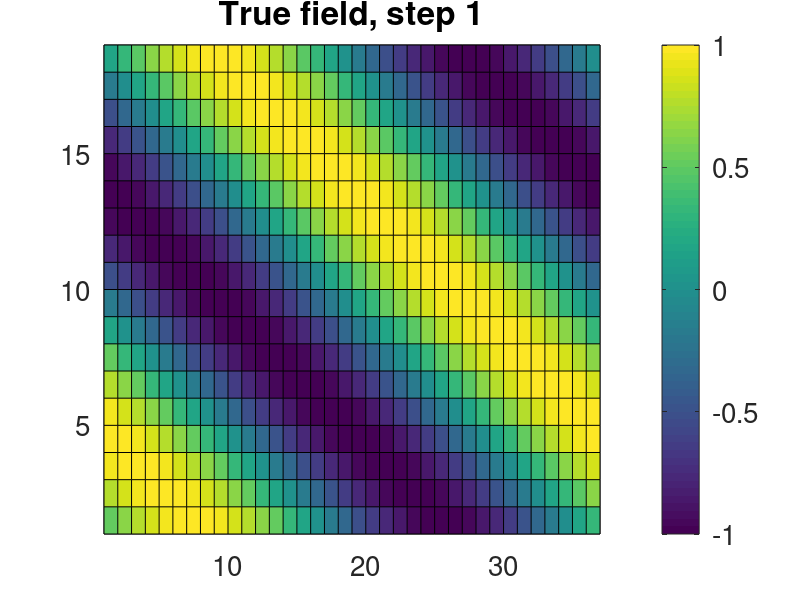
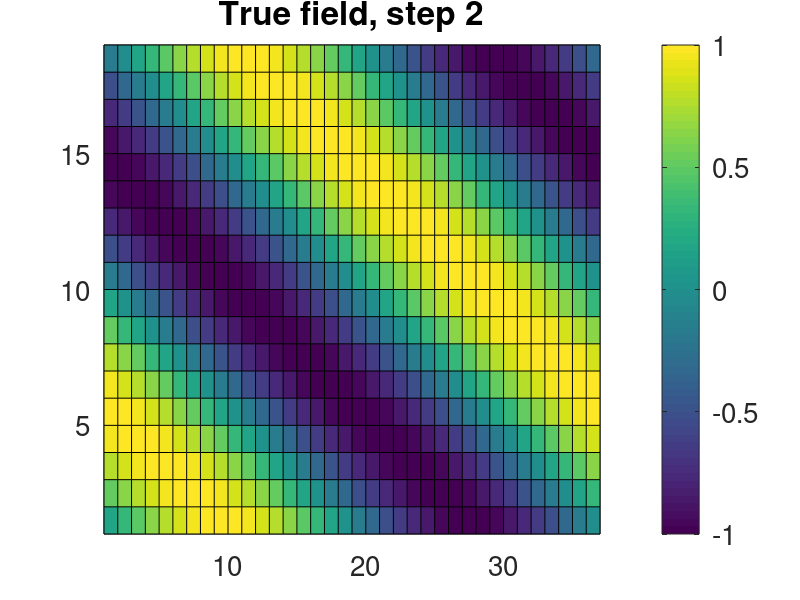
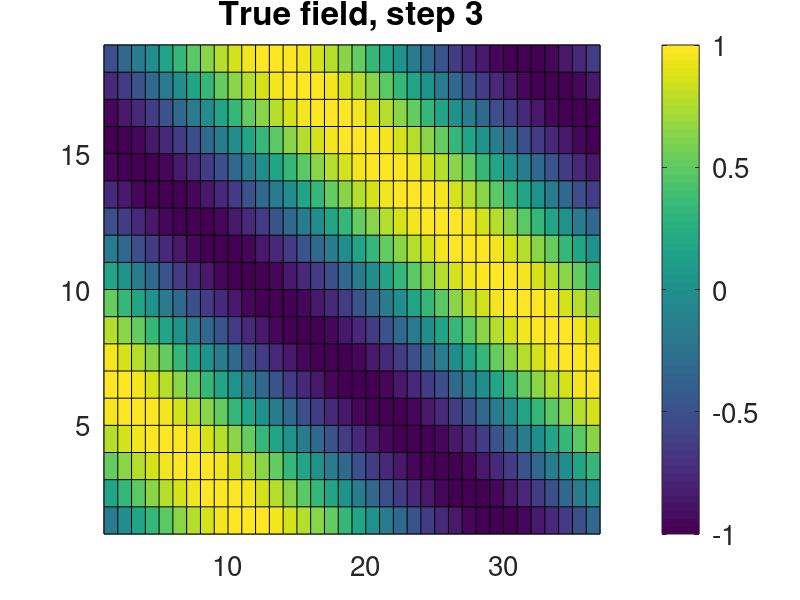
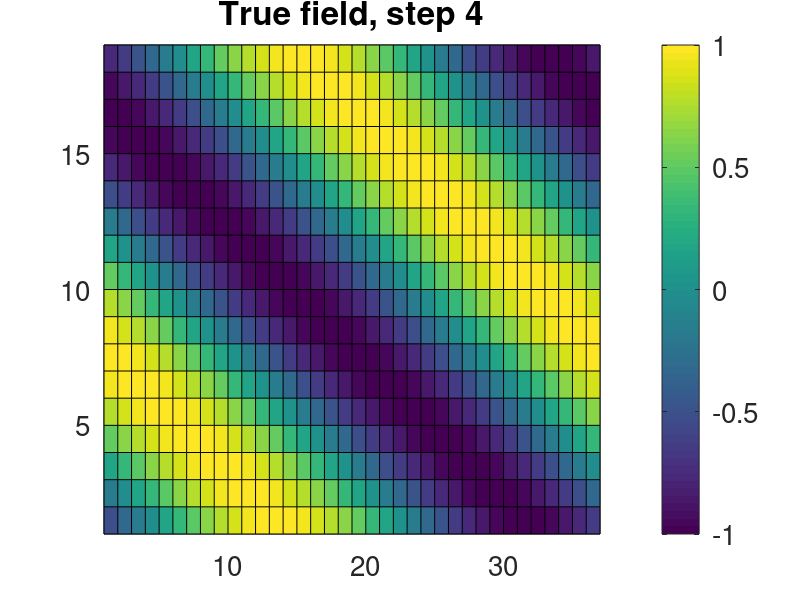

MATLAB code to generate these figures, in order:
% Script to generate files for the PDAF online tutorial

dim_x = 36;         % Grid dimension in x-direction
dim_y = 18;         % Grid dimension in y-direction
dim_ens = 9;        % Maximum ensemble size
dim_step = 18;      % Number of time steps
stddev_obs = 0.5;   % Observation error standard deviation
dxobs = 5;          % x-Grid spacing for observations type A
dyobs = 4;          % y-Grid spacing for observations type A
dxobsB = 11;        % x-Grid spacing for observations type B
dyobsB = 8;         % y-Grid spacing for observations type B
obsB_offsetx = -4;  % x-offset in position of observations type B
obsB_offsety = -2;  % y-offset in position of observations type B

dowrite = 1;        % 1 to write files

% Locations of observations not placed at grid points (x, y)
obs_interp = [3.0 2.1; ...
     3.4 6.8; ...
     6.1 6.8; ...
     8.9 7.6; ...
     8.9 14.9; ...
     20.0 6.4; ...
     20.4 16.1; ...
     14.1 10.2; ...
     31.0 5.2; ...
     31.2 11.9; ...
     28.9 14.9];

 
% Reset random number generation
rng('default')

% True field
for j=1:dim_x
    for i=1:dim_y
        field(i,j,1) = sin(2*pi*(i/18+j/36));
    end
end

for step=2:dim_step+1
    for j=1:dim_x
        for i=1:dim_y-1
            field(i+1,j,step) = field(i,j,step-1);
        end
    end
    field(1,:,step) = field(dim_y,:,step-1);
end

for step=1:dim_step+1
    field_plot=zeros(dim_y+1, dim_x+1);
    field_plot(1:dim_y,1:dim_x) = field(:,:,step);
    figure
    pcolor(field_plot)
    set(gca,'fontsize',20)
    cb=colorbar;
    set(cb,'fontsize',20)
    title(['True field, step ' num2str(step)],'fontsize',24)
end


% Ensemble states
for k=1:dim_ens
    for j=1:dim_x
        for i=1:dim_y
            ens(i,j,k) = sin(2*pi*(i/18+j/36)+2*0.5*pi*(k+5)/dim_ens);
        end
    end
    figure
    field_plot=zeros(dim_y+1, dim_x+1);
    field_plot(1:dim_y,1:dim_x) = ens(:,:,k);
    pcolor(field_plot)
    set(gca,'fontsize',20)
    cb=colorbar;
    set(cb,'fontsize',20)
    title(['Ensemble member ' num2str(k)],'fontsize',24)
end

figure
field_plot=zeros(dim_y+1, dim_x+1);
ensmean = mean(ens,3);
field_plot(1:dim_y,1:dim_x) = ensmean;
pcolor(field_plot)
set(gca,'fontsize',20)
cb=colorbar;
set(cb,'fontsize',20)
title('Initial estimate (ensemble mean)','fontsize',24)


% Ensemble states - inverted
for k=1:dim_ens
    for j=1:dim_x
        for i=1:dim_y
            ensB(i,j,k) = sin(2*pi*(i/18-j/36)+2*0.5*pi*(k+5)/dim_ens);
        end
    end
    figure
    field_plot=zeros(dim_y+1, dim_x+1);
    field_plot(1:dim_y,1:dim_x) = ensB(:,:,k);
    pcolor(field_plot)
    set(gca,'fontsize',20)
    cb=colorbar;
    set(cb,'fontsize',20)
    title(['B-Ensemble member ' num2str(k)],'fontsize',24)
end

figure
field_plot=zeros(dim_y+1, dim_x+1);
ensmeanB = mean(ensB,3);
field_plot(1:dim_y,1:dim_x) = ensmeanB;
pcolor(field_plot)
set(gca,'fontsize',20)
cb=colorbar;
set(cb,'fontsize',20)
title('B: Initial estimate (ensemble mean)','fontsize',24)

% Observations
obs_error = stddev_obs * randn(dim_y, dim_x, dim_step+1);
full_obs = field + obs_error;

for step=1:dim_step+1
    field_plot=zeros(dim_y+1, dim_x+1);
    field_plot(1:dim_y,1:dim_x) = full_obs(:,:,step);
    figure
    pcolor(field_plot)
    set(gca,'fontsize',20)
    cb=colorbar;
    set(cb,'fontsize',20)
    title(['Perturbed true state, step ' num2str(step-1)],'fontsize',24)
end

obs = zeros(dim_y, dim_x, dim_step+1)-999;
for step=1:dim_step+1
    for j=dxobs:dxobs:dim_x
        for i=dyobs:dyobs:dim_y
            obs(i,j,step) = full_obs(i,j,step);
        end
    end
end

obsAB = obs;  % Combine obs and obsB for testing
obsB = zeros(dim_y, dim_x, dim_step+1)-999;
for step=1:dim_step+1
    for j=dxobsB+obsB_offsetx:dxobsB:dim_x
        for i=dyobsB+obsB_offsety:dyobsB:dim_y
            obsB(i,j,step) = full_obs(i,j,step);
            obsAB(i,j,step) = full_obs(i,j,step);
        end
    end
end

for step=1:dim_step+1
    field_plot=zeros(dim_y+1, dim_x+1);
    field_plot(1:dim_y,1:dim_x) = obs(:,:,step);
    figure
    pcolor(field_plot)
    set(gca,'fontsize',20)
    cb=colorbar;
    set(cb,'fontsize',20)
    title(['Type A: 28 Observations, step ' num2str(step-1)],'fontsize',24)
    set(gca,'clim',[-3 3])
end

for step=1:dim_step+1
    field_plot=zeros(dim_y+1, dim_x+1);
    field_plot(1:dim_y,1:dim_x) = obsB(:,:,step);
    figure
    pcolor(field_plot)
    set(gca,'fontsize',20)
    cb=colorbar;
    set(cb,'fontsize',20)
    title(['Type B: 6 Observations, step ' num2str(step-1)],'fontsize',24)
    set(gca,'clim',[-3 3])
end

% Interpolated observations
iobs_error = stddev_obs * randn(length(obs_interp), dim_step+1);
for step=1:dim_step+1
    for i=1:length(obs_interp)
        % Get closted grid points
        gx(1) = floor(obs_interp(i,1));
        gx(2) = ceil(obs_interp(i,1));
        if gx(2)==gx(1)
            gx(2) = gx(2)+1;
        end
        gy(1) = floor(obs_interp(i,2));
        gy(2) = ceil(obs_interp(i,2));
        if gy(2)==gy(1)
            gy(2) = gy(2)+1;
        end

        % Compute interpolation coefficients
        denum = (gx(2)-gx(1))*(gy(2)-gy(1));
        icoeff(1) = (gx(2)-obs_interp(i,1))*(gy(2)-obs_interp(i,2))/denum;
        icoeff(2) = (obs_interp(i,1)-gx(1))*(gy(2)-obs_interp(i,2))/denum;
        icoeff(3) = (gx(2)-obs_interp(i,1))*(obs_interp(i,2)-gy(1))/denum;
        icoeff(4) = (obs_interp(i,1)-gx(1))*(obs_interp(i,2)-gy(1))/denum;

        % Interpolate
        iobs(i,1,step) = icoeff(1)*field(gy(1),gx(1),step)+icoeff(2)*field(gy(1),gx(2),step)+ ...
            icoeff(3)*field(gy(2),gx(1),step)+icoeff(4)*field(gy(2),gx(2),step);

        % Add error
        iobs(i,1,step) = iobs(i,1,step) + iobs_error(i,step);

        % Augment with coordinates
        iobs(i,2:3,step) = obs_interp(i,1:2);
    end 
    
    field_plot=zeros(dim_y+1, dim_x+1) - 999;
    for i=1:length(obs_interp)
        field_plot(floor(obs_interp(i,2)),floor(obs_interp(i,1))) = iobs(i,1,step);
    end
    figure
    pcolor(field_plot)
    set(gca,'fontsize',20)
    cb=colorbar;
    set(cb,'fontsize',20)
    title([num2str(length(obs_interp)) ' Obs. with bi-linear interpolation, step ' num2str(step-1)],'fontsize',24)
    set(gca,'clim',[-3 3])
end
    

%%%%%%%%%%%%%%%%%%% Write files

if dowrite == 1
    
    % True field
    fid = fopen(['true_initial.txt'],'w');
    for i=1:dim_y
        fprintf(fid,'%14.8f',field(i,:,1));
        fprintf(fid,'\n');
    end
    fclose(fid);
    for step=2:dim_step+1
        fid = fopen(['true_step' num2str(step-1) '.txt'],'w');
        for i=1:dim_y
            fprintf(fid,'%14.8f',field(i,:,step));
            fprintf(fid,'\n');
        end
        fclose(fid);
    end

    % Observations - Type A
    for step=2:dim_step+1
        fid = fopen(['obs_step' num2str(step-1) '.txt'],'w');
        for i=1:dim_y
            fprintf(fid,'%14.6f',obs(i,:,step));
            fprintf(fid,'\n');
        end
        fclose(fid);
    end

    % Observations - Type B
    for step=2:dim_step+1
        fid = fopen(['obsB_step' num2str(step-1) '.txt'],'w');
        for i=1:dim_y
            fprintf(fid,'%14.6f',obsB(i,:,step));
            fprintf(fid,'\n');
        end
        fclose(fid);
    end


    % Observations - Type AB
    for step=2:dim_step+1
        fid = fopen(['obsAB_step' num2str(step-1) '.txt'],'w');
        for i=1:dim_y
            fprintf(fid,'%14.6f',obsAB(i,:,step));
            fprintf(fid,'\n');
        end
        fclose(fid);
    end

    % Interpolated observations
    for step=2:dim_step+1
        fid = fopen(['iobs_step' num2str(step-1) '.txt'],'w');
        fprintf(fid,'%5i',length(obs_interp));
        fprintf(fid,'\n');
        for i=1:length(obs_interp)
            fprintf(fid,'%14.6f',iobs(i,:,step));
            fprintf(fid,'\n');
        end
        fclose(fid);
    end

    % Ensemble
    for k=1:dim_ens
        fid = fopen(['ens_' num2str(k) '.txt'],'w');
        for i=1:dim_y
            fprintf(fid,'%14.8f',ens(i,:,k));
            fprintf(fid,'\n');
        end
        fclose(fid);
    end

    % Ensemble
    for k=1:dim_ens
        fid = fopen(['ensB_' num2str(k) '.txt'],'w');
        for i=1:dim_y
            fprintf(fid,'%14.8f',ensB(i,:,k));
            fprintf(fid,'\n');
        end
        fclose(fid);
    end


    % Ensemble mean
    fid = fopen('state_ini.txt','w');
    for i=1:dim_y
        fprintf(fid,'%14.6f',ensmean(i,:));
        fprintf(fid,'\n');
    end
    fclose(fid);
end
